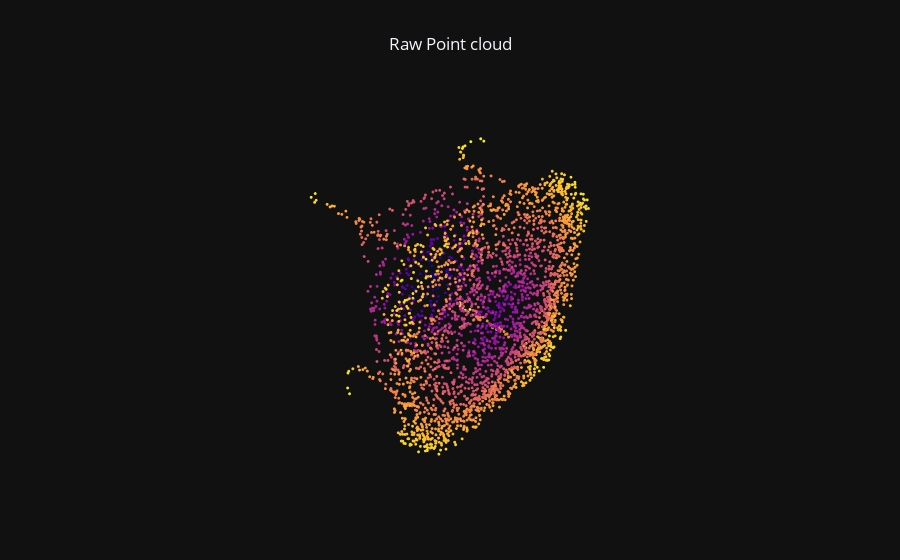

Notebook code for this chart:
### Code cell
pc_plots = plot_pc_data3d(x=points[:,0], y=points[:,1], z=points[:,2])
layout = dict(template="plotly_dark", title="Raw Point cloud", scene=PCD_SCENE, title_x=0.5)
fig = go.Figure(data=pc_plots, layout=layout)   
fig.show()

### Figure 1 — Plotly figure (JSON) as saved in the notebook; plotly's stock layout.template omitted (floating-point values rounded to 4 significant figures; data arrays with more than 128 entries replaced by an {"elided": "..."} marker saying what was removed)
{"data": [{"hoverinfo": "skip", "marker": {"color": {"elided": "2838 float values"}, "opacity": 1, "size": 1}, "mode": "markers", "showlegend": false, "type": "scatter3d", "x": {"elided": "2838 float values"}, "y": {"elided": "2838 float values"}, "z": {"elided": "2838 float values"}}], "layout": {"scene": {"aspectmode": "data", "xaxis": {"visible": false}, "yaxis": {"visible": false}, "zaxis": {"visible": false}}, "title": {"text": "Raw Point cloud", "x": 0.5}}}
